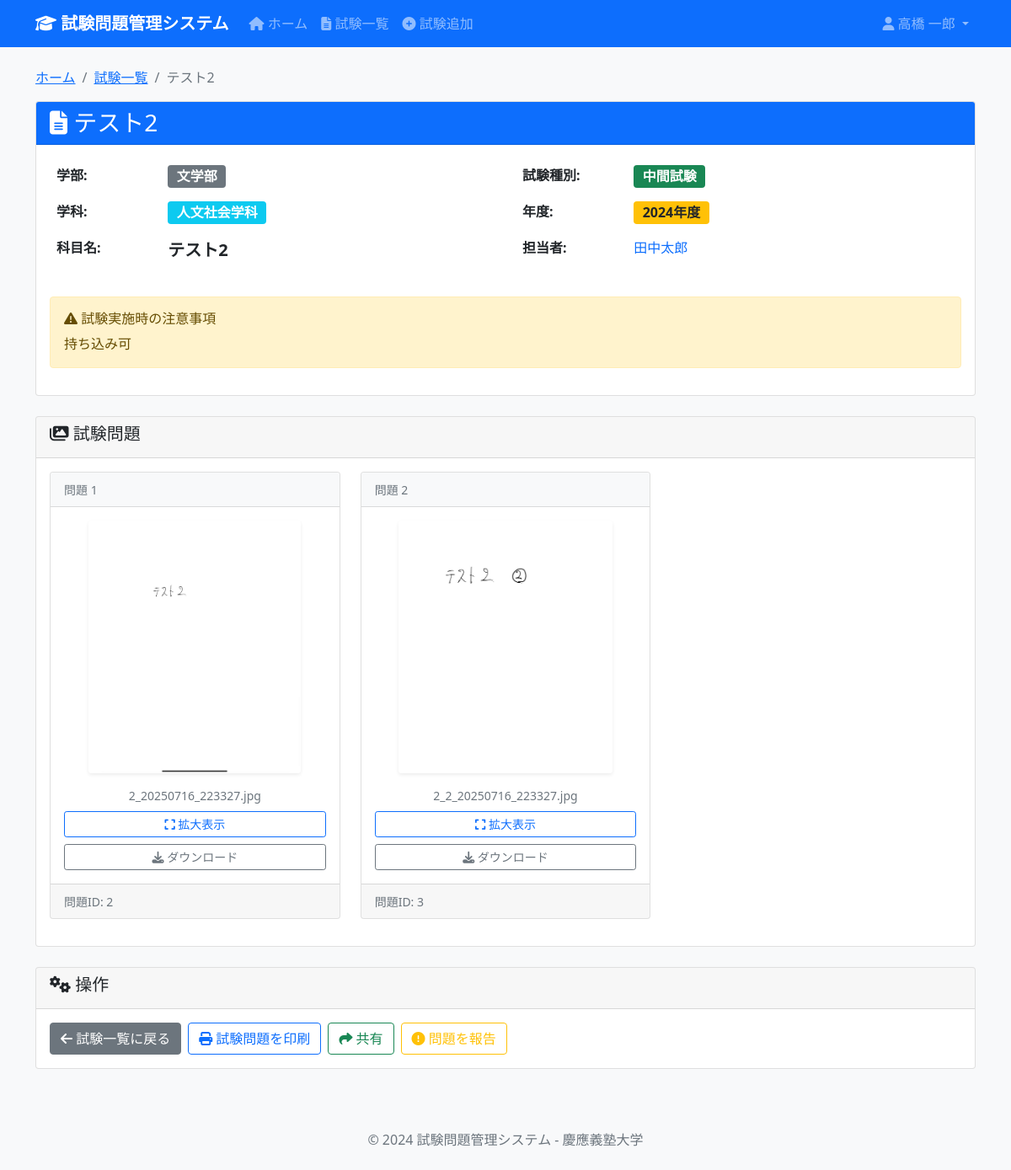
Screenshot of /exam/23 (signed in) with the database file from the repository.
### tables this page shows
CREATE TABLE Faculties (
                faculty_id INTEGER PRIMARY KEY AUTOINCREMENT,
                faculty_name TEXT NOT NULL UNIQUE
            );

CREATE TABLE Departments (
                department_id INTEGER PRIMARY KEY AUTOINCREMENT,
                faculty_id INTEGER NOT NULL,
                department_name TEXT NOT NULL,
                FOREIGN KEY (faculty_id) REFERENCES Faculties(faculty_id),
                UNIQUE(faculty_id, department_name)
            );

CREATE TABLE ExamTypes (
                exam_type_id INTEGER PRIMARY KEY AUTOINCREMENT,
                exam_type_name TEXT NOT NULL UNIQUE
            );

CREATE TABLE Exams (
                exam_id INTEGER PRIMARY KEY AUTOINCREMENT,
                subject_id INTEGER NOT NULL,
                exam_type_id INTEGER NOT NULL,
                exam_year INTEGER NOT NULL,
                instructions TEXT,
                created_at DATETIME DEFAULT CURRENT_TIMESTAMP,
                FOREIGN KEY (subject_id) REFERENCES Subjects(subject_id),
                FOREIGN KEY (exam_type_id) REFERENCES ExamTypes(exam_type_id),
                UNIQUE(subject_id, exam_type_id, exam_year)
            );

CREATE TABLE ExamQuestions (
                question_id INTEGER PRIMARY KEY AUTOINCREMENT,
                exam_id INTEGER NOT NULL,
                picture TEXT,
                FOREIGN KEY (exam_id) REFERENCES Exams(exam_id)
            );

### app.py (the view)
@app.route('/exam/<int:exam_id>')
@login_required
def exam_detail(exam_id: int) -> str:
    cur = get_db().cursor()
    exam = cur.execute('''
        SELECT
            e.exam_id,
            f.faculty_name,
            d.department_name,
            s.subject_name,
            et.exam_type_name,
            e.exam_year,
            e.instructions,
            GROUP_CONCAT(p.professor_name, ', ') AS professors
        FROM Exams e
        JOIN Subjects s ON e.subject_id = s.subject_id
        JOIN Departments d ON s.department_id = d.department_id
        JOIN Faculties f ON d.faculty_id = f.faculty_id
        JOIN ExamTypes et ON e.exam_type_id = et.exam_type_id
        LEFT JOIN ExamProfessors ep ON e.exam_id = ep.exam_id
        LEFT JOIN Professors p ON ep.professor_id = p.professor_id
        WHERE e.exam_id = ?
        GROUP BY e.exam_id, f.faculty_name, d.department_name, s.subject_name, et.exam_type_name, e.exam_year, e.instructions
    ''', (exam_id,)).fetchone()
    if exam is None:
        flash('指定された試験が見つかりません', 'error')
        return redirect(url_for('exams'))
    questions = cur.execute('''
        SELECT question_id, picture FROM ExamQuestions WHERE exam_id = ?
    ''', (exam_id,)).fetchall()
    return render_template('exams/detail.html', exam=exam, questions=questions)

### app.py (called while the page is built)
def get_db() -> sqlite3.Connection:
    db = getattr(g, '_database', None)
    if db is None:
        db = g._database = sqlite3.connect(DATABASE)
        db.execute('PRAGMA foreign_keys = ON')
        db.row_factory = sqlite3.Row
    return db

@app.teardown_appcontext
def close_connection(exception: Optional[BaseException]) -> None:
    db = getattr(g, '_database', None)
    if db is not None:
        db.close()

def login_required(f):
    @wraps(f)
    def decorated_function(*args, **kwargs):
        if 'user_id' not in session:
            return redirect(url_for('login'))
        return f(*args, **kwargs)
    return decorated_function

### templates/exams/detail.html (shortened to what this page needs)
{% extends "base.html" %}
{% block content %}
<nav aria-label="breadcrumb">
    <ol class="breadcrumb">
        <li class="breadcrumb-item"><a href="{{ url_for('index') }}">ホーム</a></li>
        <li class="breadcrumb-item"><a href="{{ url_for('exams') }}">試験一覧</a></li>
        <li class="breadcrumb-item active">{{ exam[3] }}</li>
    </ol>
</nav>
<div class="row mb-4">
    <div class="col-12">
        <div class="card">
            <div class="card-header bg-primary text-white">
                <h3 class="card-title mb-0">
                    <i class="fas fa-file-alt"></i> {{ exam[3] }}
                </h3>
            </div>
            <div class="card-body">
                <div class="row">
                    <div class="col-md-6">
                        <table class="table table-borderless">
                            <tbody>
                                <tr>
                                    <th class="w-25">学部:</th>
                                    <td><span class="badge bg-secondary fs-6">{{ exam[1] }}</span></td>
                                </tr>
                                <tr>
                                    <th>学科:</th>
                                    <td><span class="badge bg-info fs-6">{{ exam[2] }}</span></td>
                                </tr>
                                <tr>
                                    <th>科目名:</th>
                                    <td><strong class="fs-5">{{ exam[3] }}</strong></td>
                                </tr>
                            </tbody>
                        </table>
                    </div>
                    <div class="col-md-6">
                        <table class="table table-borderless">
                            <tbody>
                                <tr>
                                    <th class="w-25">試験種別:</th>
                                    <td><span class="badge bg-success fs-6">{{ exam[4] }}</span></td>
                                </tr>
                                <tr>
                                    <th>年度:</th>
                                    <td><span class="badge bg-warning text-dark fs-6">{{ exam[5] }}年度</span></td>
                                </tr>
                                <tr>
                                    <th>担当者:</th>
                                    <td>
                                        {% if exam[7] %}
                                            <span class="text-primary">{{ exam[7] }}</span>
                                        {% else %}
                                            <span class="text-muted">未設定</span>
                                        {% endif %}
                                    </td>
                                </tr>
                            </tbody>
                        </table>
                    </div>
                </div>
                {% if exam[6] %}
                <div class="row mt-3">
                    <div class="col-12">
                        <div class="alert alert-warning">
                            <h6><i class="fas fa-exclamation-triangle"></i> 試験実施時の注意事項</h6>
                            <p class="mb-0">{{ exam[6] }}</p>
                        </div>
                    </div>
                </div>
                {% endif %}
            </div>
        </div>
    </div>
</div>
<div class="row mb-4">
    <div class="col-12">
        <div class="card">
            <div class="card-header">
                <h5><i class="fas fa-images"></i> 試験問題</h5>
            </div>
            <div class="card-body">
                {% if questions %}
                    <div class="row">
                        {% for question in questions %}
                        <div class="col-md-6 col-lg-4 mb-3">
                            <div class="card h-100">
                                <div class="card-header bg-light">
                                    <small class="text-muted">問題 {{ loop.index }}</small>
                                </div>
                                <div class="card-body text-center">
                                    {% if question.picture %}
                                        {% set file_path = url_for('uploaded_file', filename=question.picture) %}
                                        {% set file_extension = question.picture.split('.')[-1].lower() %}
                                        {% if file_extension == 'pdf' %}
                                            <div class="mb-3">
                                                <i class="fas fa-file-pdf fa-4x text-danger mb-2"></i>
                                                <p class="small text-muted mb-2">{{ question.picture }}</p>
                                            </div>
                                            <div class="d-grid gap-2">
                                                <a href="{{ file_path }}" target="_blank" class="btn btn-outline-danger btn-sm">
                                                    <i class="fas fa-eye"></i> PDFを開く
                                                </a>
                                                <a href="{{ file_path }}" download class="btn btn-outline-primary btn-sm">
                                                    <i class="fas fa-download"></i> ダウンロード
                                                </a>
                                            </div>
                                        {% elif file_extension in ['png', 'jpg', 'jpeg', 'gif', 'bmp', 'tiff'] %}
                                            <div class="mb-3">
                                                <img src="{{ file_path }}"
                                                     class="img-fluid rounded shadow-sm"
                                                     alt="試験問題画像"
                                                     style="max-height: 300px; cursor: pointer;"
                                                     onclick="openImageModal('{{ file_path }}', '{{ exam[3] }} - 問題{{ loop.index }}')">
                                            </div>
                                            <p class="small text-muted mb-2">{{ question.picture }}</p>
                                            <div class="d-grid gap-2">
                                                <button class="btn btn-outline-primary btn-sm"
                                                        onclick="openImageModal('{{ file_path }}', '{{ exam[3] }} - 問題{{ loop.index }}')">
                                                    <i class="fas fa-expand"></i> 拡大表示
                                                </button>
                                                <a href="{{ file_path }}" download class="btn btn-outline-secondary btn-sm">
                                                    <i class="fas fa-download"></i> ダウンロード
                                                </a>
                                            </div>
                                        {% endif %}
                                    {% else %}
                                        <div class="text-center p-4">
                                            <i class="fas fa-file-image fa-3x text-muted mb-3"></i>
                                            <p class="text-muted">ファイルが設定されていません</p>
                                        </div>
                                    {% endif %}
                                </div>
                                <div class="card-footer">
                                    <small class="text-muted">問題ID: {{ question.question_id }}</small>
                                </div>
                            </div>
                        </div>
                        {% endfor %}
                    </div>
                {% else %}
                    <div class="alert alert-info">
                        <i class="fas fa-info-circle"></i>
                        この試験には問題画像が登録されていません。
                    </div>
                {% endif %}
            </div>
        </div>
    </div>
</div>
<div class="row">
    <div class="col-12">
        <div class="card">
            <div class="card-header">
                <h5><i class="fas fa-cogs"></i> 操作</h5>
            </div>
            <div class="card-body">
                <div class="d-flex flex-wrap gap-2">
                    <a href="{{ url_for('exams') }}" class="btn btn-secondary">
                        <i class="fas fa-arrow-left"></i> 試験一覧に戻る
                    </a>
                    <button class="btn btn-outline-primary" onclick="printExamQuestions()">
                        <i class="fas fa-print"></i> 試験問題を印刷
                    </button>
                    <button class="btn btn-outline-success" onclick="shareExam()">
                        <i class="fas fa-share"></i> 共有
                    </button>
                    <button class="btn btn-outline-warning" onclick="reportIssue()">
                        <i class="fas fa-exclamation-circle"></i> 問題を報告
                    </button>
                </div>
            </div>
        </div>
    </div>
</div>
{% endblock %}

### templates/base.html (shortened to what this page needs)
<!DOCTYPE html>
<html lang="ja">
<head>
    <link href="https://cdn.jsdelivr.net/npm/bootstrap@5.1.3/dist/css/bootstrap.min.css" rel="stylesheet">
    <link rel="stylesheet" href="https://cdnjs.cloudflare.com/ajax/libs/font-awesome/6.4.0/css/all.min.css">
</head>
<body>
    <nav class="navbar navbar-expand-lg navbar-dark bg-primary">
        <div class="container">
            <a class="navbar-brand" href="{{ url_for('home') }}">
                <i class="fas fa-graduation-cap"></i>
                試験問題管理システム
            </a>
            <div class="collapse navbar-collapse" id="navbarNav">
                <ul class="navbar-nav me-auto">
                    <li class="nav-item">
                        <a class="nav-link" href="{{ url_for('home') }}">
                            <i class="fas fa-home"></i> ホーム
                        </a>
                    </li>
                    <li class="nav-item">
                        <a class="nav-link" href="{{ url_for('exams') }}">
                            <i class="fas fa-file-alt"></i> 試験一覧
                        </a>
                    </li>
                    <li class="nav-item">
                        <a class="nav-link" href="{{ url_for('exam_add') }}">
                            <i class="fas fa-plus-circle"></i> 試験追加
                        </a>
                    </li>
                </ul>
                <div class="navbar-nav">
                    <div class="dropdown">
                        <a class="nav-link dropdown-toggle" href="#" id="userDropdown" role="button" data-bs-toggle="dropdown">
                            <i class="fas fa-user"></i> {{ session.full_name }}
                        </a>
                    </div>
                </div>
            </div>
        </div>
    </nav>
    <main class="container mt-4">
        {% block content %}{% endblock %}
    </main>
    <footer class="bg-light mt-5 py-4">
        <div class="container text-center">
            <p class="text-muted mb-0">
                &copy; 2024 試験問題管理システム - 慶應義塾大学
            </p>
        </div>
    </footer>
</body>
</html>

### templates/base.html (style rules this page uses)
body { background-color: #f8f9fa; }
.navbar-brand { font-weight: bold; }

### templates/exams/detail.html (style rules this page uses)
img[onclick] { transition: transform 0.2s ease-in-out; }

### rows the page displays
Faculties: faculty_name "文学部"
Departments: department_name "人文社会学科"
ExamTypes: exam_type_name "中間試験"
Exams: exam_year "2024", instructions "持ち込み可"
ExamQuestions: shows a picture, picture "2_20250716_223327.jpg", question_id "2"
ExamQuestions: shows a picture, picture "2_2_20250716_223327.jpg", question_id "3"

### other values shown
{{ session.full_name }} "高橋 一郎"
{{ exam[3] }} "テスト2"
{{ exam[7] }} "田中太郎"
